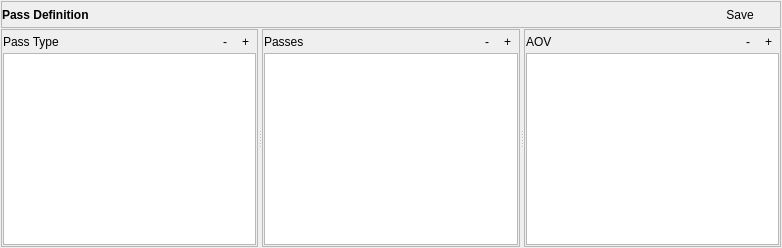
      <widget class="QWidget" name="pgPassDefinition" >
       <layout class="QGridLayout" name="gridLayout_7" >
        <property name="margin" >
         <number>1</number>
        </property>
        <property name="spacing" >
         <number>1</number>
        </property>
        <item row="4" column="0" colspan="2" >
         <widget class="QFrame" name="frame_6" >
          <layout class="QGridLayout" name="gridLayout_8" >
           <property name="margin" >
            <number>0</number>
           </property>
           <property name="spacing" >
            <number>0</number>
           </property>
           <item row="0" column="0" >
            <widget class="QSplitter" name="splitter_3" >
             <property name="orientation" >
              <enum>Qt::Horizontal</enum>
             </property>
             <widget class="QFrame" name="frame_2" >
              <property name="frameShape" >
               <enum>QFrame::StyledPanel</enum>
              </property>
              <property name="frameShadow" >
               <enum>QFrame::Raised</enum>
              </property>
              <layout class="QGridLayout" name="gridLayout_4" >
               <property name="margin" >
                <number>1</number>
               </property>
               <property name="spacing" >
                <number>1</number>
               </property>
               <item row="0" column="0" >
                <widget class="QLabel" name="lbl" >
                 <property name="text" >
                  <string>Pass Type</string>
                 </property>
                </widget>
               </item>
               <item row="0" column="1" >
                <widget class="QToolButton" name="btnPassTypeRemove" >
                 <property name="text" >
                  <string>-</string>
                 </property>
                 <property name="autoRaise" >
                  <bool>true</bool>
                 </property>
                </widget>
               </item>
               <item row="0" column="2" >
                <widget class="QToolButton" name="btnPassTypeAdd" >
                 <property name="text" >
                  <string>+</string>
                 </property>
                 <property name="autoRaise" >
                  <bool>true</bool>
                 </property>
                </widget>
               </item>
               <item row="1" column="0" colspan="3" >
                <widget class="QTreeWidget" name="trList_2" >
                 <property name="alternatingRowColors" >
                  <bool>true</bool>
                 </property>
                 <property name="rootIsDecorated" >
                  <bool>false</bool>
                 </property>
                 <property name="headerHidden" >
                  <bool>true</bool>
                 </property>
                 <column>
                  <property name="text" >
                   <string>Pass Type</string>
                  </property>
                 </column>
                </widget>
               </item>
              </layout>
             </widget>
             <widget class="QFrame" name="frame_4" >
              <property name="frameShape" >
               <enum>QFrame::StyledPanel</enum>
              </property>
              <property name="frameShadow" >
               <enum>QFrame::Raised</enum>
              </property>
              <layout class="QGridLayout" name="gridLayout_6" >
               <property name="margin" >
                <number>1</number>
               </property>
               <property name="spacing" >
                <number>1</number>
               </property>
               <item row="0" column="0" >
                <widget class="QLabel" name="label_8" >
                 <property name="text" >
                  <string>Passes</string>
                 </property>
                </widget>
               </item>
               <item row="0" column="1" >
                <widget class="QToolButton" name="btnPassRemove" >
                 <property name="text" >
                  <string>-</string>
                 </property>
                 <property name="autoRaise" >
                  <bool>true</bool>
                 </property>
                </widget>
               </item>
               <item row="0" column="2" >
                <widget class="QToolButton" name="btnPassAdd" >
                 <property name="text" >
                  <string>+</string>
                 </property>
                 <property name="autoRaise" >
                  <bool>true</bool>
                 </property>
                </widget>
               </item>
               <item row="1" column="0" colspan="3" >
                <widget class="QTreeWidget" name="trList_3" >
                 <property name="alternatingRowColors" >
                  <bool>true</bool>
                 </property>
                 <property name="rootIsDecorated" >
                  <bool>false</bool>
                 </property>
                 <property name="headerHidden" >
                  <bool>true</bool>
                 </property>
                 <column>
                  <property name="text" >
                   <string>Pass Type</string>
                  </property>
                 </column>
                </widget>
               </item>
              </layout>
             </widget>
             <widget class="QFrame" name="frame_3" >
              <property name="frameShape" >
               <enum>QFrame::StyledPanel</enum>
              </property>
              <property name="frameShadow" >
               <enum>QFrame::Raised</enum>
              </property>
              <layout class="QGridLayout" name="gridLayout_3" >
               <property name="margin" >
                <number>1</number>
               </property>
               <property name="spacing" >
                <number>1</number>
               </property>
               <item row="0" column="0" >
                <widget class="QLabel" name="lbl_2" >
                 <property name="text" >
                  <string>AOV</string>
                 </property>
                </widget>
               </item>
               <item row="0" column="1" >
                <widget class="QToolButton" name="btnAOVRemove" >
                 <property name="text" >
                  <string>-</string>
                 </property>
                 <property name="autoRaise" >
                  <bool>true</bool>
                 </property>
                </widget>
               </item>
               <item row="0" column="2" >
                <widget class="QToolButton" name="btnAOVAdd" >
                 <property name="text" >
                  <string>+</string>
                 </property>
                 <property name="autoRaise" >
                  <bool>true</bool>
                 </property>
                </widget>
               </item>
               <item row="1" column="0" colspan="3" >
                <widget class="QTreeWidget" name="trList_4" >
                 <property name="alternatingRowColors" >
                  <bool>true</bool>
                 </property>
                 <property name="rootIsDecorated" >
                  <bool>false</bool>
                 </property>
                 <property name="headerHidden" >
                  <bool>true</bool>
                 </property>
                 <column>
                  <property name="text" >
                   <string>Pass Type</string>
                  </property>
                 </column>
                </widget>
               </item>
              </layout>
             </widget>
            </widget>
           </item>
          </layout>
         </widget>
        </item>
        <item row="2" column="0" colspan="2" >
         <widget class="QFrame" name="frame_12" >
          <property name="maximumSize" >
           <size>
            <width>16777215</width>
            <height>30</height>
           </size>
          </property>
          <property name="frameShape" >
           <enum>QFrame::StyledPanel</enum>
          </property>
          <property name="frameShadow" >
           <enum>QFrame::Raised</enum>
          </property>
          <layout class="QGridLayout" name="gridLayout_20" >
           <property name="margin" >
            <number>0</number>
           </property>
           <property name="spacing" >
            <number>0</number>
           </property>
           <item row="0" column="0" >
            <widget class="QLabel" name="label" >
             <property name="font" >
              <font>
               <weight>75</weight>
               <bold>true</bold>
              </font>
             </property>
             <property name="text" >
              <string>Pass Definition</string>
             </property>
            </widget>
           </item>
           <item row="0" column="1" >
            <widget class="QToolButton" name="btnPassDefSave" >
             <property name="minimumSize" >
              <size>
               <width>80</width>
               <height>25</height>
              </size>
             </property>
             <property name="text" >
              <string>Save</string>
             </property>
             <property name="toolButtonStyle" >
              <enum>Qt::ToolButtonTextBesideIcon</enum>
             </property>
             <property name="autoRaise" >
              <bool>true</bool>
             </property>
            </widget>
           </item>
          </layout>
         </widget>
        </item>
       </layout>
      </widget>
